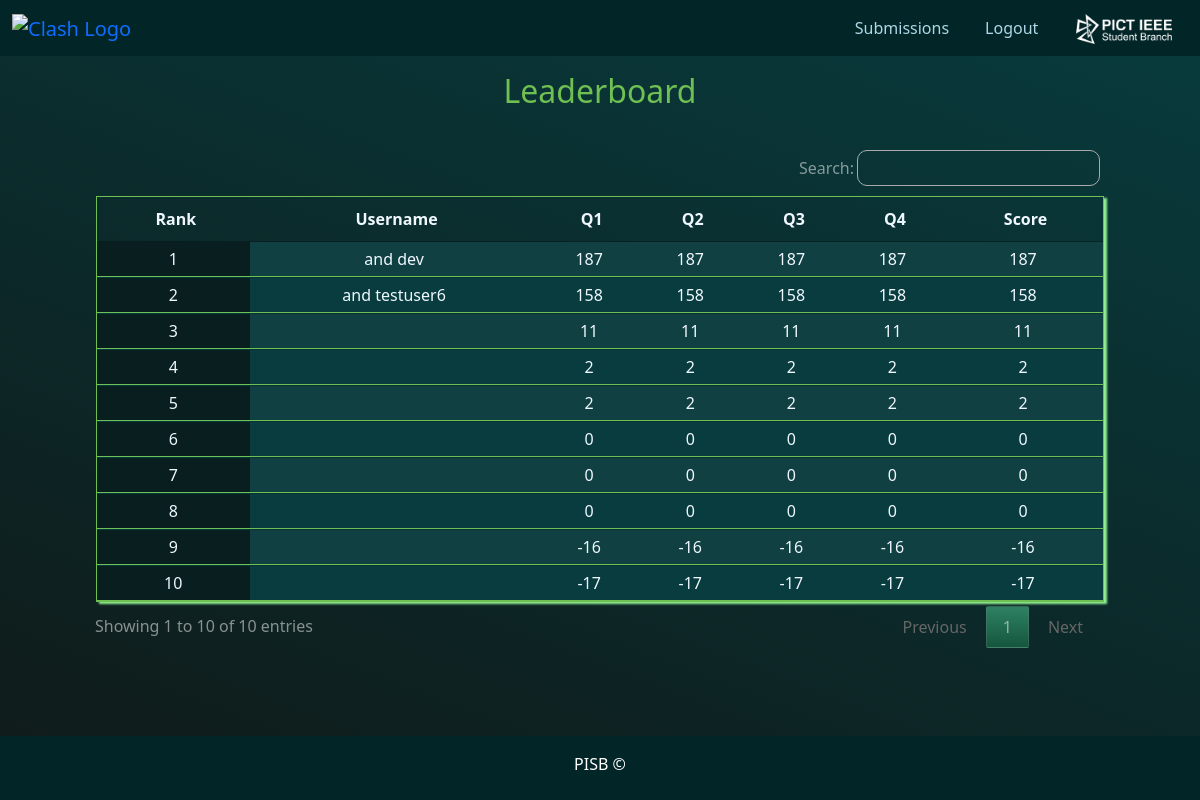
Page /leaderboard/ on the committed database.
### app1/models.py (models this page shows, shortened)
class Team(models.Model):
    user = models.ManyToManyField(User)
    team_score = models.IntegerField(default=0)
    team_attempted = models.IntegerField(default=0)
    teamTime =models.DateTimeField(blank=True, null=True)

### app1/views.py (the view)
# urls.py: path('leaderboard/', views.leaderboard, name='leaderboard'),
def leaderboard(request):
    context={
        "title":"Result"
    }
    team =Team.objects.all().order_by('-team_score','teamTime')
    user=User.objects.all()
    dict=get_leaderboard(team,user)   #to get list of dictionary containing places of users
    context["teams"]=dict
    return render(request,"app1/leaderb.html",context)

### app1/utils.py (called while the page is built)
def get_leaderboard(team_set,user_set):
    place=0
    dict=[]
    for team in team_set:
        user_list=user_set.filter(team__id=team.id)
        inner_dict={}
        if len(user_list)>=2:
            inner_dict["place"]=place+1
            inner_dict["user1"]=user_list[0].username
            inner_dict["user2"]=user_list[1].username
            inner_dict["score"]=team.team_score
            inner_dict["attempted_question"]=team.team_attempted
            inner_dict["Time"]=team.teamTime
        else:
            inner_dict["place"]=place+1
            inner_dict["user1"]=user_list[0].username
            inner_dict["score"]=team.team_score
            inner_dict["attempted_question"]=team.team_attempted
            inner_dict["Time"]=team.teamTime
        place += 1
        dict.append(inner_dict)
    return dict

### app1/templates/app1/leaderb.html (shortened to what this page needs)
{% load static %}
{% load tz %}
<!DOCTYPE html>
<html lang="en">
    <head>
    <link
        href="https://cdn.jsdelivr.net/npm/bootstrap@5.1.3/dist/css/bootstrap.min.css"
        rel="stylesheet"
        />
        <link rel="stylesheet" type="text/css" href="https://cdn.datatables.net/1.13.4/css/jquery.dataTables.min.css">
        <link rel="stylesheet" type="text/css" href="{% static 'css/leaderbrdstyle.css' %}">
        <body>
          <nav class="navbar navbar-expand-lg navbarr">
            <div class="container-fluid">
              <a class="navbar-brand navvi" href="#" style="padding: 0px"><img src="{% static 'images/revb.png' %}"
                  alt="Clash Logo" height="60px" width="70px" /></a>
              <div class="collapse navbar-collapse stroke" id="navbarSupportedContent">
                <ul class="navbar-nav ms-auto mb-2 mb-lg-0">
                  <li class="nav-item">
                    <a class="nav-link navvi" aria-current="page" href="{% url 'submission' %}"
                      style="margin-left: 10px; margin-right: 10px ; color: lightblue;">Submissions</a>
                  </li>
                  <li class="nav-item navvi">
                    <a class="nav-link navvi" style="margin-left: 10px; margin-right: 10px; color: lightblue; cursor: pointer"
                      data-bs-toggle="modal" data-bs-target="#LogoutModal">Logout</a>
                  </li>
                </ul>
              </div>
              <a class="navbar-brand navvi pisblogo" href="https://pictieee.in/" style="padding: 0px; margin-left: 20px"><img
                src="{% static 'images/pisblogo.png' %}" alt="Clash Logo" height="30px" /></a>
              </div>
            </nav>
          <div class="heading">
            <h2>Leaderboard</h2>
          </div>
              <table id="myTable" class="display" >
                <thead>
                <tr>
                  <th >Rank</th>
                  <th>Username</th>
                  <th>Q1</th>
                  <th>Q2</th>
                  <th>Q3</th>
                  <th>Q4</th>
                  <th>Score</th>
                </tr>
                </thead>
                <tbody id="ex1">
                {% for team in teams %}
                  <tr>
                    <td>{{team.place}}</td>
                    <td>{{team.user}} {% if "user2" in team %}and {{team.user2}}{% endif %}</td>
                    <td>{{team.score}} </td>
                    <td>{{team.score}} </td>
                    <td>{{team.score}} </td>
                    <td>{{team.score}} </td>
                    <td>{{team.score}}</td>
                  </tr>
                {% endfor %}
              </table>
            <footer class="text-center fixed-bottom bg-light">
                <div class="container-fluid">
                  <div class="footer-text pt-3 pb-4">PISB <span>&copy</span></div>
                </div>
              </footer>
        </body>
</html>

### app1/static/css/leaderbrdstyle.css (style rules this page uses)
body { background-image: linear-gradient(201deg, #064346 -23%, #12100e 130%); padding-bottom: 55px; min-height: 100vh; }
.heading { margin-top: 1rem; text-align: center; font-size: 2rem; color: rgba(122, 206, 86, 0.911); }
.navbar { background: #022527; }
footer { background: #022527; color: #ffffff; position: relative; }
.container-fluid { background-color: #022527; }
.display { color: aliceblue; }
table.dataTable.no-footer { width: 90%; margin-top:30px; border: 1px solid rgba(122, 206, 86, 0.911); box-shadow: 3px 2px 2px lightgreen; }
table.dataTable.display>tbody>tr.odd>.sorting_1, table.dataTable.order-column.stripe>tbody>tr.odd>.sorting_1 { box-shadow: inset 0 0 0 9999px rgb(0, 0, 0); }
table.dataTable.stripe>tbody>tr.odd>*, table.dataTable.display>tbody>tr.odd>* { box-shadow: inset 0 0 0 9999px rgba(109, 112, 114, 0.082); }
table.dataTable.display>tbody>tr.even>.sorting_1, table.dataTable.display>tbody>tr.odd>.sorting_1 { box-shadow: inset 0 0 0 9999px rgba(10, 10, 10, 0.637); background: #054246; }
table.dataTable thead th, table.dataTable thead td { padding: 10px; border-bottom: 1px solid rgba(122, 206, 86, 0.911); }
table.dataTable.row-border tbody th, table.dataTable.row-border tbody td, table.dataTable.display tbody th, table.dataTable.display tbody td { border-bottom: 1px solid rgba(122, 206, 86, 0.911); background: #083c3e; }
tr { display: table-row; vertical-align: inherit; height:25px; }
table.dataTable tbody th, table.dataTable tbody td { padding: 5px 1px; text-align: center; }
table.dataTable thead>tr>th.sorting:before, table.dataTable thead>tr>th.sorting_asc:before, table.dataTable thead>tr>th.sorting_desc:before, table.dataTable thead>tr>th.sorting_asc_disabled:before, table.dataTable thead>tr>th.sorting_desc_disabled:before, table.dataTable thead>tr>td.sorting:before, table.dataTable thead>tr>td.sorting_asc:before, table.dataTable thead>tr>td.sorting_desc:before, table.dataTable thead>tr>td.sorting_asc_disabled:before, table.dataTable thead>tr>td.sorting_desc_disabled:before { display: none; }
table.dataTable thead>tr>th.sorting:after, table.dataTable thead>tr>th.sorting_asc:after, table.dataTable thead>tr>th.sorting_desc:after, table.dataTable thead>tr>th.sorting_asc_disabled:after, table.dataTable thead>tr>th.sorting_desc_disabled:after, table.dataTable thead>tr>td.sorting:after, table.dataTable thead>tr>td.sorting_asc:after, table.dataTable thead>tr>td.sorting_desc:after, table.dataTable thead>tr>td.sorting_asc_disabled:after, table.dataTable thead>tr>td.sorting_desc_disabled:after { top: 50%; content: "▼"; content: "▼"/""; display: none; }
table.dataTable thead>tr>th.sorting, table.dataTable thead>tr>th.sorting_asc, table.dataTable thead>tr>th.sorting_desc, table.dataTable thead>tr>th.sorting_asc_disabled, table.dataTable thead>tr>th.sorting_desc_disabled, table.dataTable thead>tr>td.sorting, table.dataTable thead>tr>td.sorting_asc, table.dataTable thead>tr>td.sorting_desc, table.dataTable thead>tr>td.sorting_asc_disabled, table.dataTable thead>tr>td.sorting_desc_disabled { text-align: center; }
#myTable { width: 84%; }
table.dataTable thead>tr>th.sorting, table.dataTable thead>tr>th.sorting_asc, table.dataTable thead>tr>th.sorting_desc, table.dataTable thead>tr>th.sorting_asc_disabled, table.dataTable thead>tr>th.sorting_desc_disabled, table.dataTable thead>tr>td.sorting, table.dataTable thead>tr>td.sorting_asc, table.dataTable thead>tr>td.sorting_desc, table.dataTable thead>tr>td.sorting_asc_disabled, table.dataTable thead>tr>td.sorting_desc_disabled { padding-right:5px!important; }

### rows in the picture
Team: place "1", user2 "dev", score "187"
Team: place "2", user2 "testuser6", score "158"
app1_team_user: place "3", score "11"
app1_team_user: place "4", score "2"
Team: place "5", score "2"
Team: place "9", score "-16"
Team: place "10", score "-17"

### other values in the picture
{{ team.place }} "6" "7"
{{ team.score }} "0" "0"
{{ team.place }} "8"
{{ team.score }} "0"
